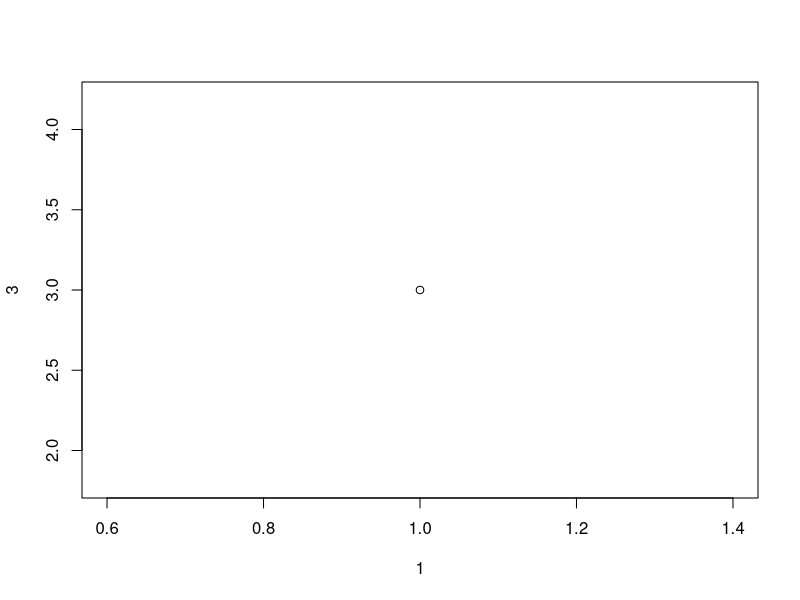
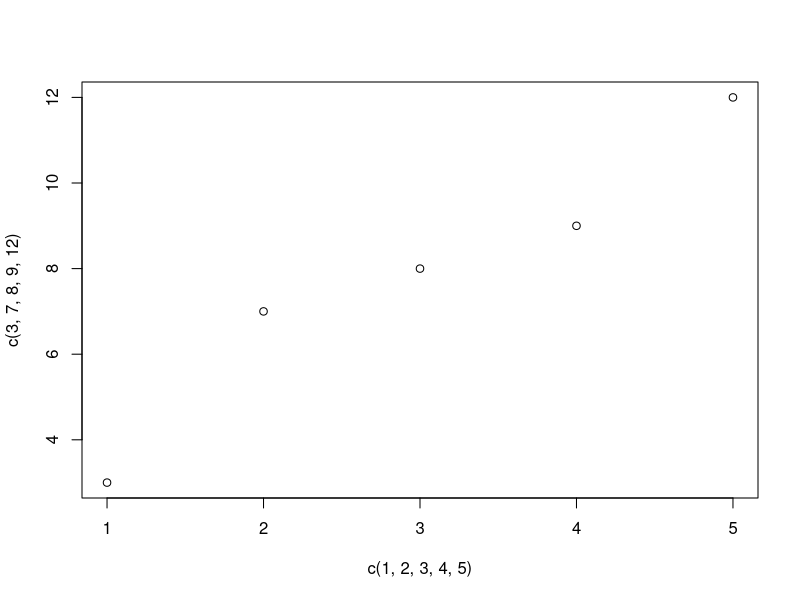
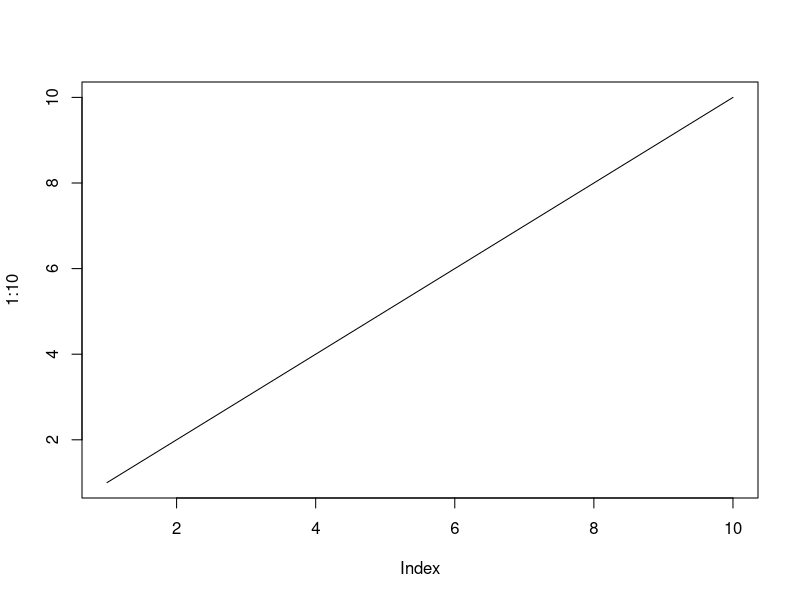
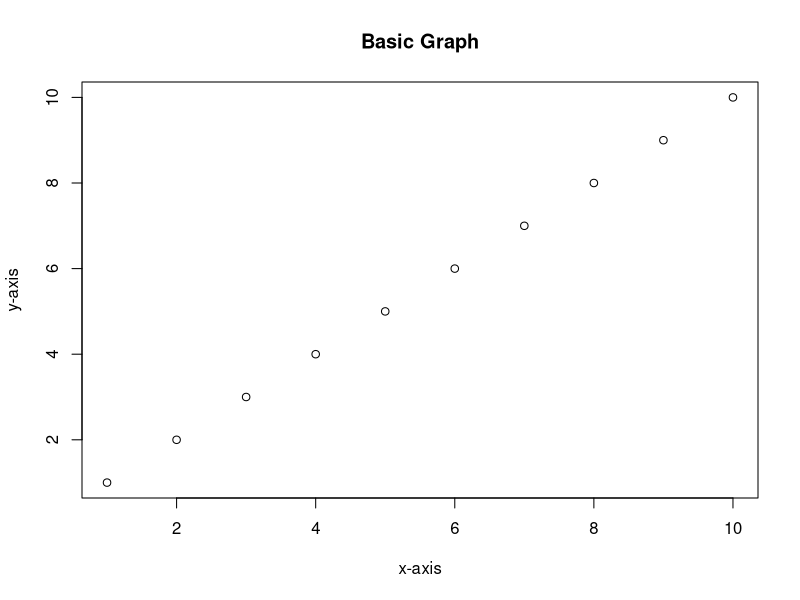
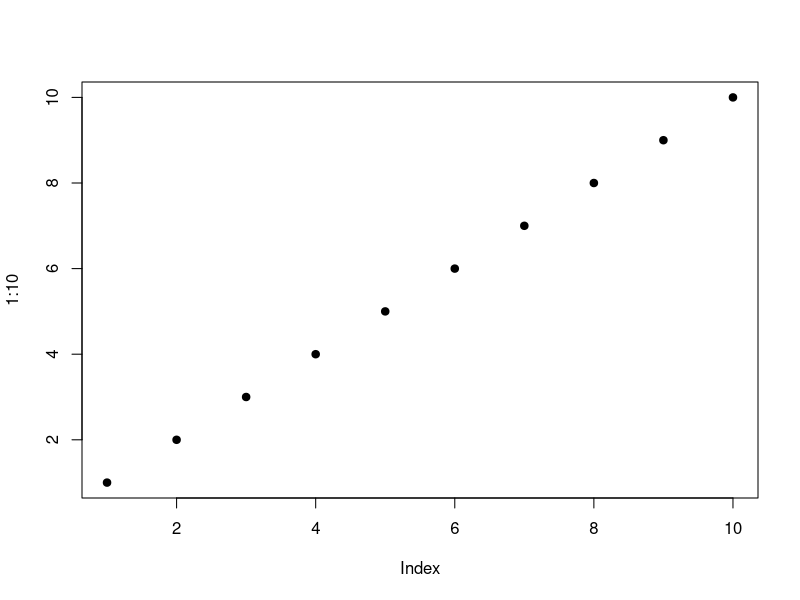

The R source for these figures, in order:
#vector1
vec1<-c(1,2,3)
vec2<-c("A","B","C")
print(vec1)
print(vec2)
typeof(vec1)
typeof(vec2)
vec1<-NULL
vec2<-NULL

#vector2
x<-c("April","May","JUne","July")
y<-x[c(2,4)]
print(y)

#vector3
x<-c(1,2,3,4)
result=rev(x)
cat("original vector:",x,"\n")
cat("Reversed vector:",result)

#Datatypes
x=5.6
print(class(x))
print(typeof(x))

y=5L
print(class(x))
print(typeof(x))

x=5
y=3
z=(x>y)
print(z)
print(class(z))
print(typeof(x))

x=4+3i
print(class(x))
print(typeof(x))

c=("Messi")
print(class(c))
print(typeof(C))

# data frame.
emp.data <- data.frame(
  emp_id = c (1:5), 
  emp_name = c("Rick","Dan","Michelle","Ryan","Gary"),
  salary = c(623.3,515.2,611.0,729.0,843.25), 
  
  start_date = as.Date(c("2012-01-01", "2013-09-23", "2014-11-15", "2014-05-11",
                         "2015-03-27")),
  stringsAsFactors = FALSE
)
print(emp.data) 

#vectors
# Create two vectors of different lengths.
vector1 <- c(5,9,3)
vector2 <- c(10,11,12,13,14,15)

# Take these vectors as input to the array.
result <- array(c(vector1,vector2),dim = c(3,3,2))
print(result)
#Factors
v <- gl(3, 4, labels = c("Tampa", "Seattle","Boston"))
print(v)
#LISTS
list_data <- list("Red", "Green", c(21,32,11), TRUE, 51.23, 119.1)
print(list_data)
print(list_data[1])
print(list_data[3])
list_data[4]<- 50L
print(list_data[4])
list_data[4]<- NULL
print(list_data[4])

#matrix
# Elements are arranged sequentially by row.
M <- matrix(c(3:14), nrow = 4, byrow = TRUE)
print(M)

# Elements are arranged sequentially by column.
N <- matrix(c(3:14), nrow = 4, byrow = FALSE)
print(N)

# Define the column and row names.
rownames = c("row1", "row2", "row3", "row4")
colnames = c("col1", "col2", "col3")

P <- matrix(c(3:14), nrow = 4, byrow = TRUE, dimnames = list(rownames, colnames))
print(P)
#Access elements
print(P[1,3])
print(P[4,2])
#data frames
emp.data <- data.frame(
  emp_id = c (1:4), 
  emp_name = c("Raj","Rohit","Ram","shri"),
  salary = c(63003,61002,4440,51502),
  stringsAsFactors = FALSE
)
print(emp.data)
print(summary(emp.data)) 
emp.data$dept <- c("H/W","S/W","Mobile","Web")
v <- emp.data
print(v)
#arrays
a <- array(c(1,2,3))
b <- array(c(4,5,6))
c <- array(c(7,8,9))
d <- c(a,b,c)
print(d)
# Create two vectors 
vector1 <- c(1,3,4,5)
vector2 <- c(10,11,12,13,14,15)

#vectors as input to the array.
result <- array(c(vector1,vector2),dim = c(3,3,2))
print(result)

#Plots
plot(1, 3)
plot(c(1, 2, 3, 4, 5), c(3, 7, 8, 9, 12))
plot(1:10, type="l")
plot(1:10, main="Basic Graph", xlab="x-axis", ylab="y-axis")
plot(1:10,pch = 19)
